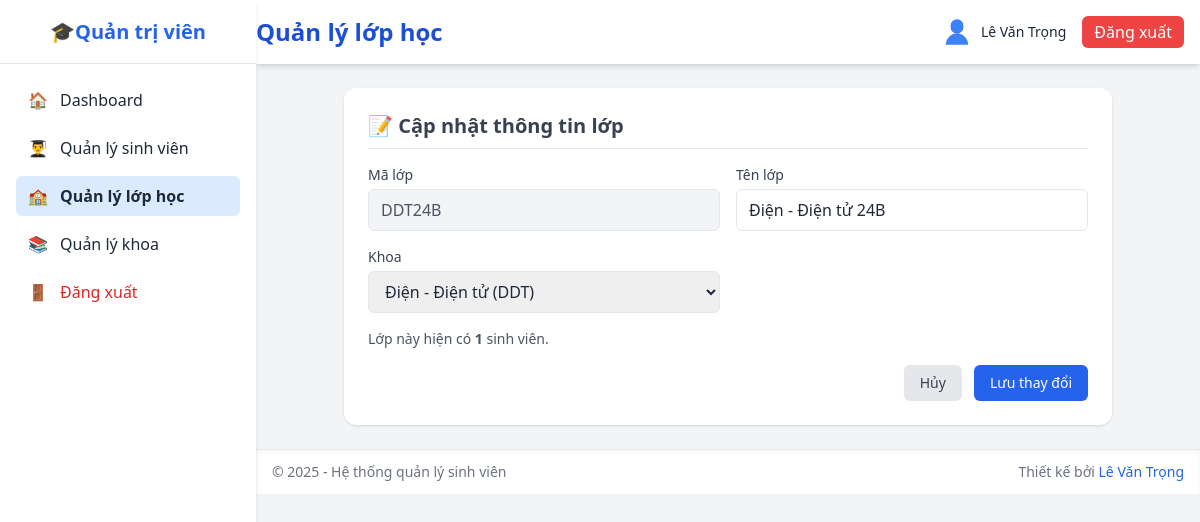
The page /admin/class_edit.php?malop=DDT24B (signed in) on the database its author committed.
### tables this page shows
CREATE TABLE `lop` (
  `malop` varchar(20) NOT NULL,
  `tenlop` varchar(100) NOT NULL,
  `makhoa` varchar(20) DEFAULT NULL
);

CREATE TABLE `khoa` (
  `makhoa` varchar(20) NOT NULL,
  `tenkhoa` varchar(100) NOT NULL,
  `mota` text DEFAULT NULL
);

### database/pdo.php (called while the page is built, shortened)
<?php
class DB
{
    private static $pdo = null;
    private static function connect_pdo(): \PDO
    {
        $host = DB_HOST;
        $user = DB_USERNAME;
        $pass = DB_PASSWORD;
        $db   = DB_NAME;
        $charset = DB_CHARSET;
        $dsn = "mysql:host={$host};dbname={$db};charset={$charset}";
        try {
            $options = [
                \PDO::ATTR_ERRMODE => \PDO::ERRMODE_EXCEPTION,
                \PDO::ATTR_DEFAULT_FETCH_MODE => \PDO::FETCH_ASSOC,
                \PDO::ATTR_EMULATE_PREPARES => false,
            ];
            return new \PDO($dsn, $user, $pass, $options);
        } catch (\PDOException $e) {
            die('Kết nối PDO thất bại: ' . $e->getMessage());
        }
    }
    private static function init()
    {
        if (self::$pdo === null) {
            self::$pdo = self::connect_pdo();
        }
    }
    public static function getPdo()
    {
        return self::$pdo;
    }
    public static function select(string $sql, array $params = []): array
    {
        $stmt = self::getPdo()->prepare($sql);
        $stmt->execute($params);
        return $stmt->fetchAll();
    }
    public static function selectOne(string $sql, array $params = []): ?array
    {
        $stmt = self::getPdo()->prepare($sql);
        $stmt->execute($params);
        $row = $stmt->fetch();
        return $row === false ? null : $row;
    }
}

### admin/class_edit.php (the view, shortened to what this page needs)
<?php
$malop = trim($_GET['malop'] ?? '');
$lop = DB::selectOne('
    SELECT l.malop, l.tenlop, l.makhoa, k.tenkhoa, COUNT(sv.mssv) as sosv
    FROM lop l
    LEFT JOIN khoa k ON l.makhoa = k.makhoa
    LEFT JOIN sinh_vien sv ON l.malop = sv.malop
    WHERE l.malop = :malop
    GROUP BY l.malop',
    ['malop' => $malop]
);
$khoas = DB::select('SELECT makhoa, tenkhoa FROM khoa ORDER BY tenkhoa');
include('../includes/sidebar.php');
include('../includes/header.php');
?>
<div class="bg-white shadow rounded-xl p-6 max-w-3xl mx-auto">
    <h3 class="text-xl font-semibold mb-4 text-gray-700 border-b pb-2">📝 Cập nhật thông tin lớp</h3>
    <form action="class_edit_process.php" method="POST" class="space-y-4">
        <div class="grid grid-cols-1 sm:grid-cols-2 gap-4">
            <div>
                <label class="block text-sm font-medium text-gray-700 mb-1">Mã lớp</label>
                <div class="w-full border rounded-md px-3 py-2 bg-gray-100 text-gray-600">
                    <?php echo htmlspecialchars($lop['malop']); ?>
                </div>
            </div>
            <div>
                <label class="block text-sm font-medium text-gray-700 mb-1">Tên lớp</label>
                <input type="text" name="tenlop" required maxlength="50"
                       value="<?php echo htmlspecialchars($lop['tenlop']); ?>"
                       class="w-full border rounded-md px-3 py-2 focus:ring-2 focus:ring-blue-400 outline-none">
            </div>
            <div>
                <label class="block text-sm font-medium text-gray-700 mb-1">Khoa</label>
                <select name="makhoa" required class="w-full border rounded-md px-3 py-2 focus:ring-2 focus:ring-blue-400 outline-none">
                    <?php foreach ($khoas as $khoa): ?>
                        <option value="<?= htmlspecialchars($khoa['makhoa']) ?>"
                                <?php echo $lop['makhoa'] === $khoa['makhoa'] ? 'selected' : ''; ?>>
                            <?= htmlspecialchars($khoa['tenkhoa']) ?> (<?= htmlspecialchars($khoa['makhoa']) ?>)
                        </option>
                    <?php endforeach; ?>
                </select>
            </div>
            <div class="sm:col-span-2">
                <p class="text-sm text-gray-600">
                    Lớp này hiện có <strong><?php echo $lop['sosv']; ?></strong> sinh viên.
                </p>
            </div>
        </div>
        <div class="flex justify-end gap-3 mt-6">
            <a href="class_list.php" class="bg-gray-200 hover:bg-gray-300 text-gray-700 px-4 py-2 rounded-md text-sm">Hủy</a>
            <button type="submit" class="bg-blue-600 hover:bg-blue-700 text-white px-4 py-2 rounded-md text-sm">Lưu thay đổi</button>
        </div>
    </form>
</div>
<?php include('../includes/footer.php'); ?>

### rows shown on the page
lop: malop "DDT24B", tenlop "Điện - Điện tử 24B", makhoa "Điện - Điện tử (DDT)"

### other values the page prints
$page_title "Quản lý lớp học"
$_SESSION['fullname'] "Lê Văn Trọng"
$lop['sosv'] "1"
